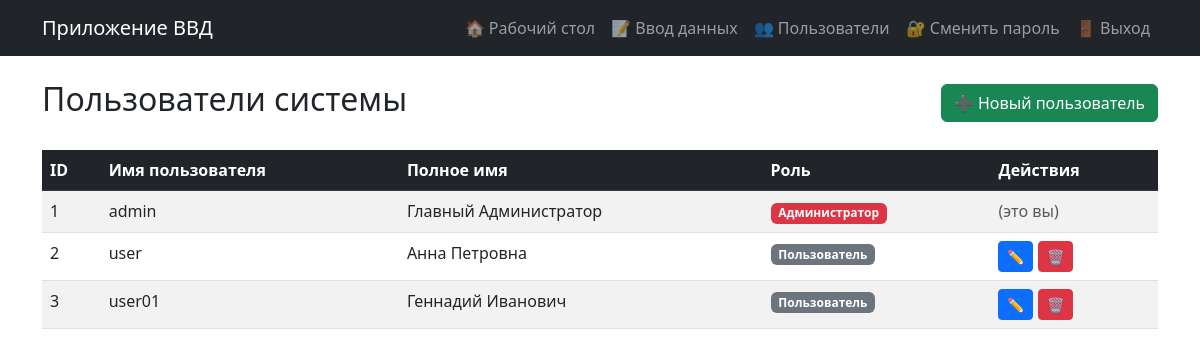
The page /users (signed in) on the database as committed earlier.
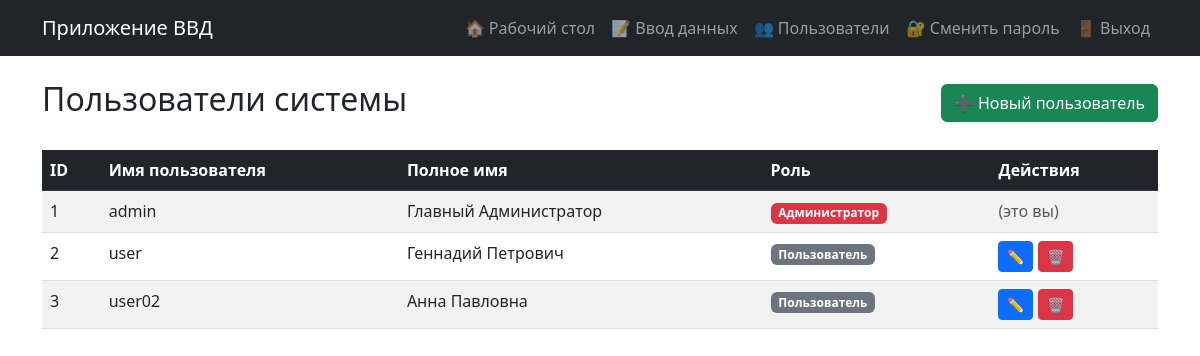
The same page on the database as committed later.
### models.py (models this page shows, shortened)
class User(UserMixin, db.Model):
    __tablename__ = 'users'  # Явно указываем имя таблицы Алиса
    __table_args__ = {'extend_existing': True}  # Добавлено!
    id = db.Column(db.Integer, primary_key=True)
    username = db.Column(db.String(80), unique=True, nullable=False)
    password = db.Column(db.String(200), nullable=False)
    full_name = db.Column(db.String(100))
    role = db.Column(db.String(20), default='user')
    entries = db.relationship('PersonData', backref='author', lazy=True, cascade='all, delete-orphan')
    def is_admin(self):
        return self.role == 'admin'

### app.py (the view)
@app.route('/users')
@login_required
@admin_required
def user_list():
    users = User.query.all()
    return render_template('user_list.html', users=users)

### app.py (called while the page is built)
def admin_required(f):
    @wraps(f)
    def decorated_function(*args, **kwargs):
        if not current_user.is_authenticated or not current_user.is_admin():
            flash('Доступ запрещен. Требуются права администратора.')
            return redirect(url_for('dashboard'))
        return f(*args, **kwargs)
    return decorated_function

@login_manager.user_loader
def load_user(user_id):
    return User.query.get(int(user_id))

### templates/user_list.html (shortened to what this page needs)
{% extends "base.html" %}
{% block content %}
<div class="d-flex justify-content-between align-items-center mb-4">
    <h2>Пользователи системы</h2>
    <a href="{{ url_for('user_create') }}" class="btn btn-success">➕ Новый пользователь</a>
</div>
<div class="table-responsive">
    <table class="table table-striped table-hover">
        <thead class="table-dark">
            <tr>
                <th>ID</th>
                <th>Имя пользователя</th>
                <th>Полное имя</th>
                <th>Роль</th>
                <th>Действия</th>
            </tr>
        </thead>
        <tbody>
            {% for user in users %}
            <tr>
                <td>{{ user.id }}</td>
                <td>{{ user.username }}</td>
                <td>{{ user.full_name or '—' }}</td>
                <td>
                    {% if user.role == 'admin' %}
                        <span class="badge bg-danger">Администратор</span>
                    {% else %}
                        <span class="badge bg-secondary">Пользователь</span>
                    {% endif %}
                </td>
                <td>
                    {% if user.id != current_user.id %}
                        <a href="{{ url_for('user_edit', user_id=user.id) }}" class="btn btn-sm btn-primary">✏️</a>
                        <a href="{{ url_for('user_delete', user_id=user.id) }}" class="btn btn-sm btn-danger"
                           onclick="return confirm('Вы уверены, что хотите удалить пользователя {{ user.username }}?')">🗑️</a>
                    {% else %}
                        <span class="text-muted">(это вы)</span>
                    {% endif %}
                </td>
            </tr>
            {% endfor %}
        </tbody>
    </table>
</div>
{% endblock %}

### templates/base.html (shortened to what this page needs)
<!DOCTYPE html>
<html lang="ru">
<head>
    <link href="https://cdn.jsdelivr.net/npm/bootstrap@5.3.0/dist/css/bootstrap.min.css" rel="stylesheet">
</head>
<body>
    <nav class="navbar navbar-expand-lg navbar-dark bg-dark">
        <div class="container">
            <a class="navbar-brand" href="{{ url_for('dashboard') }}">Приложение ВВД</a>
            <div class="collapse navbar-collapse">
                <ul class="navbar-nav ms-auto">
                    {% if current_user.is_authenticated %}
                        <li class="nav-item">
                            <a class="nav-link" href="{{ url_for('dashboard') }}">🏠 Рабочий стол</a>
                        </li>
                        <li class="nav-item">
                            <a class="nav-link" href="{{ url_for('input_data') }}">📝 Ввод данных</a>
                        </li>
                        {% if current_user.is_admin() %}
                            <li class="nav-item">
                                <a class="nav-link" href="{{ url_for('user_list') }}">👥 Пользователи</a>
                            </li>
                        {% endif %}
                        <li class="nav-item">
                            <a class="nav-link" href="{{ url_for('change_password') }}">🔐 Сменить пароль</a>
                        </li>
                        <li class="nav-item">
                            <a class="nav-link" href="{{ url_for('logout') }}">🚪 Выход</a>
                        </li>
                        {% endif %}
                </ul>
            </div>
        </div>
    </nav>
    <div class="container mt-4">
        {% block content %}{% endblock %}
    </div>
</body>
</html>

Rows that differ between the two databases and show on the page:
changed User "user": full_name "Анна Петровна" → "Геннадий Петрович"
changed User id 3: username "user01" → "user02"; full_name "Геннадий Иванович" → "Анна Павловна"
